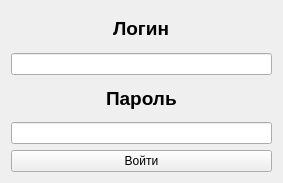
<?xml version="1.0" encoding="UTF-8"?>
<ui version="4.0">
 <class>Authorize_Form</class>
 <widget class="QWidget" name="Authorize_Form">
  <property name="geometry">
   <rect>
    <x>0</x>
    <y>0</y>
    <width>283</width>
    <height>183</height>
   </rect>
  </property>
  <property name="windowTitle">
   <string>Авторизация</string>
  </property>
  <property name="windowIcon">
   <iconset>
    <normaloff>../auth_icon.png</normaloff>../auth_icon.png</iconset>
  </property>
  <layout class="QVBoxLayout" name="verticalLayout_2">
   <item>
    <layout class="QVBoxLayout" name="verticalLayout">
     <item alignment="Qt::AlignHCenter">
      <widget class="QLabel" name="login_label">
       <property name="text">
        <string>&lt;html&gt;&lt;head/&gt;&lt;body&gt;&lt;p&gt;&lt;span style=&quot; font-size:14pt; font-weight:600;&quot;&gt;Логин&lt;/span&gt;&lt;/p&gt;&lt;/body&gt;&lt;/html&gt;</string>
       </property>
      </widget>
     </item>
     <item>
      <widget class="QLineEdit" name="loginEdit"/>
     </item>
     <item alignment="Qt::AlignHCenter">
      <widget class="QLabel" name="password_label">
       <property name="text">
        <string>&lt;html&gt;&lt;head/&gt;&lt;body&gt;&lt;p&gt;&lt;span style=&quot; font-size:14pt; font-weight:600;&quot;&gt;Пароль&lt;/span&gt;&lt;/p&gt;&lt;/body&gt;&lt;/html&gt;</string>
       </property>
      </widget>
     </item>
     <item>
      <widget class="QLineEdit" name="passwordEdit">
       <property name="echoMode">
        <enum>QLineEdit::Password</enum>
       </property>
      </widget>
     </item>
    </layout>
   </item>
   <item>
    <widget class="QPushButton" name="loginButton">
     <property name="text">
      <string>Войти</string>
     </property>
    </widget>
   </item>
  </layout>
 </widget>
 <resources/>
 <connections/>
</ui>
